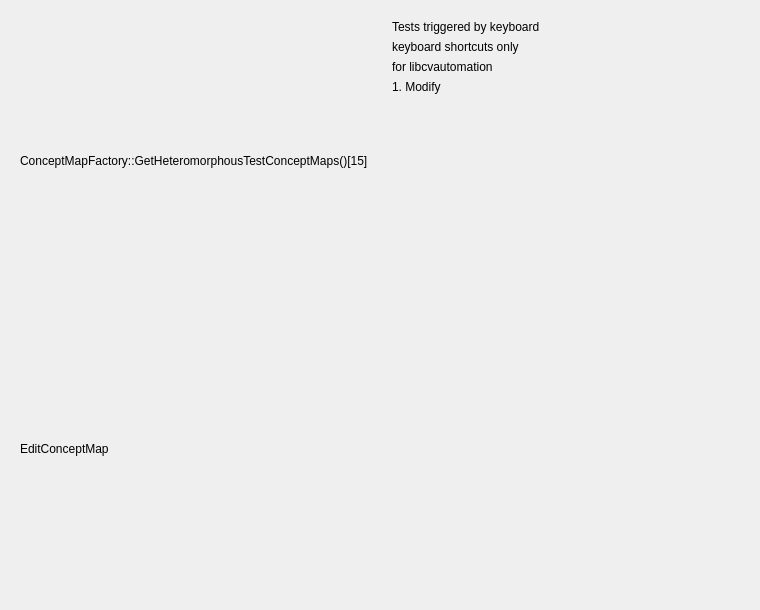
<?xml version="1.0" encoding="UTF-8"?>
<ui version="4.0">
 <class>QtTestEditConceptMapDialog</class>
 <widget class="QDialog" name="QtTestEditConceptMapDialog">
  <property name="geometry">
   <rect>
    <x>0</x>
    <y>0</y>
    <width>760</width>
    <height>610</height>
   </rect>
  </property>
  <property name="windowTitle">
   <string>Test ConceptMapEditWidget</string>
  </property>
  <layout class="QHBoxLayout" name="horizontalLayout">
   <item>
    <widget class="QWidget" name="widget" native="true">
     <layout class="QVBoxLayout" name="verticalLayout_2">
      <item>
       <widget class="QLabel" name="label_test">
        <property name="text">
         <string>ConceptMapFactory::GetHeteromorphousTestConceptMaps()[15]</string>
        </property>
       </widget>
      </item>
      <item>
       <widget class="QLabel" name="label_conceptmap_type">
        <property name="text">
         <string>EditConceptMap</string>
        </property>
       </widget>
      </item>
     </layout>
    </widget>
   </item>
   <item>
    <widget class="QWidget" name="widget_menu" native="true">
     <property name="enabled">
      <bool>true</bool>
     </property>
     <layout class="QVBoxLayout" name="verticalLayout">
      <item>
       <widget class="QLabel" name="label">
        <property name="text">
         <string>Tests triggered by keyboard</string>
        </property>
       </widget>
      </item>
      <item>
       <widget class="QLabel" name="label_2">
        <property name="text">
         <string>keyboard shortcuts only</string>
        </property>
       </widget>
      </item>
      <item>
       <widget class="QLabel" name="label_3">
        <property name="text">
         <string>for libcvautomation</string>
        </property>
       </widget>
      </item>
      <item>
       <widget class="QLabel" name="label_4">
        <property name="text">
         <string>1. Modify</string>
        </property>
       </widget>
      </item>
      <item>
       <spacer name="verticalSpacer">
        <property name="orientation">
         <enum>Qt::Vertical</enum>
        </property>
        <property name="sizeHint" stdset="0">
         <size>
          <width>20</width>
          <height>63</height>
         </size>
        </property>
       </spacer>
      </item>
     </layout>
    </widget>
   </item>
  </layout>
 </widget>
 <resources/>
 <connections/>
</ui>
